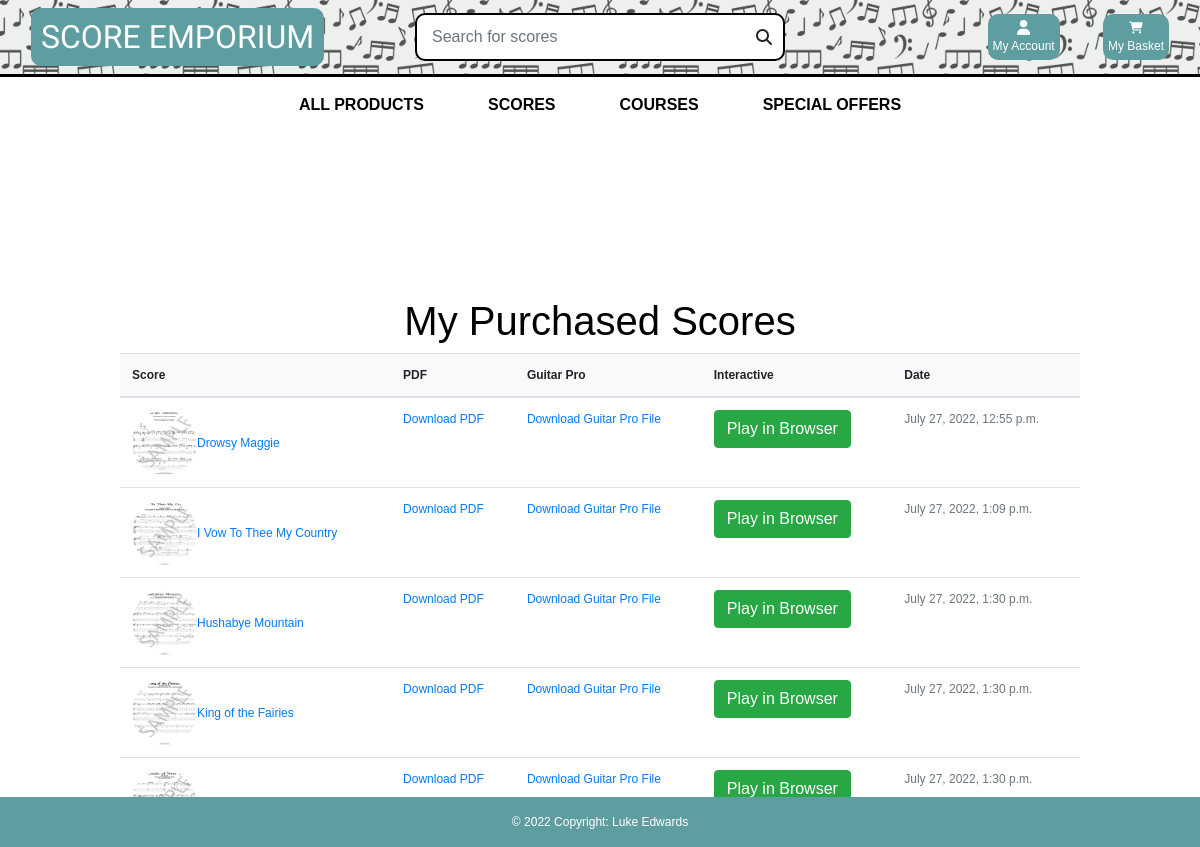
/profile/ (signed in), run on the app's committed database.
### checkout/models.py (models this page shows, shortened)
class OrderLineItem(models.Model):
    order = models.ForeignKey(Order, null=False, blank=False, on_delete=models.CASCADE, related_name='lineitems')
    product = models.ForeignKey(Product, null=False, blank=False, on_delete=models.CASCADE)
    lineitem_total = models.DecimalField(max_digits=6, decimal_places=2, null=False, blank=False, editable=False)

class Order(models.Model):
    order_number = models.CharField(max_length=32, null=False, editable=False)
    user_profile = models.ForeignKey(UserProfile, on_delete=models.SET_NULL,
                                     null=True, blank=True, related_name='orders')
    username = models.CharField(max_length=32, null=False, editable=False)
    full_name = models.CharField(max_length=50, null=False, blank=False)
    email = models.EmailField(max_length=254, null=False, blank=False)
    phone_number = models.CharField(max_length=20, null=False, blank=False)
    date = models.DateTimeField(auto_now_add=True)
    order_total = models.DecimalField(max_digits=10, decimal_places=2, null=False, default=0)

### products/models.py (models this page shows, shortened)
class Product(models.Model):
    genre = models.ForeignKey('Genre', null=True, blank=True, on_delete=models.SET_NULL)
    difficulty = models.ForeignKey('Difficulty', null=True, blank=True, on_delete=models.SET_NULL)
    sku = models.CharField(max_length=254, null=True, blank=True)
    name = models.CharField(max_length=254)
    description = models.TextField()
    price = models.DecimalField(max_digits=6, decimal_places=2)
    rating = models.DecimalField(max_digits=6, decimal_places=2, null=True, blank=True)
    image_url = models.URLField(max_length=1024, null=True, blank=True)
    image = models.ImageField(null=True, blank=True,)
    vendor = models.CharField(max_length=254, null=True)
    PDF = models.FileField(null=True,)
    Guitar_Pro_Unlocked = models.FileField(null=True,)
    Guitar_Pro_Locked = models.FileField(null=True,)
    video = models.URLField(max_length=1024, null=True, blank=True)

### user_profile/views.py (the view)
# urls.py: path('profile/', include('user_profile.urls')),
def user_profile(request):
    profile = get_object_or_404(UserProfile, user=request.user)
    products = Product.objects.all()
    orders = profile.orders.all()
    context = {
        'products': products,
        'profile': profile,
        'orders': orders
    }
    return render(request, 'user_profile/profile.html', context)

### cart/contexts.py (called while the page is built, shortened)
def cart_contents(request):
    cart_items = []
    total = 0
    product_count = 0
    cart = request.session.get('cart', {})
    total = total
    context = {
        'cart_items': cart_items,
        'total': total,
        'product_count': product_count,
    }
    return context

### user_profile/templates/user_profile/profile.html (shortened to what this page needs)
{% extends "base.html" %}
{% load static %}
{% block page_header %}
    <div class="container header-container">
    </div>
{% endblock %}
{% block content %}
<div class="container text-black">
    <h1 class="text-center">My Purchased Scores</h1>
    <div class="row">
      <table class="table align-middle mb-0 bg-white">
        <thead class="bg-light">
          <tr>
            <th>Score</th>
            <th>PDF</th>
            <th>Guitar Pro</th>
            <th>Interactive</th>
            <th>Date</th>
          </tr>
        </thead>
        <tbody>
          {% for order in orders %}
            {% for item in order.lineitems.all%}
          <tr>
            <td>
              <div class="d-flex align-items-center">
                <img
                    src="/media/{{item.product.image}}"
                    alt="{{item.product.name}}"
                    style="width: 65px; height: 65px"
                    class="rounded-circle"
                    />
                <div class="ms-3">
                  <a href="{% url 'product_detail' item.product.id %}">
                    {{item.product.name}}
                    </a>
                </div>
              </div>
            </td>
            <td>
              <a href="/media/{{item.product.PDF}}" target="_blank">Download PDF</a>
            </td>
            <td>
              <a href="/media/{{item.product.Guitar_Pro_Locked}}" target="_blank">Download Guitar Pro File</a>
            </td>
            <td>
              <span><a href="{% url 'guitar_pro' item.product.id%}" class="btn btn-success">Play in Browser</a></span>
            </td>
            <td>
              <span class="text-muted">{{order.date}}</span>
            </td>
          </tr>
          {%endfor%}
          {%endfor%}
        </tbody>
      </table>
    </div>
  </div>
{% endblock %}

### static/css/base.css (style rules this page uses)
html { height: 100%; }
body { height: 100%; min-height: 100%; margin: 0; padding-bottom: 30px; }
body { background-size: cover; height: calc(100vh - 164px); color: black !important; font-family: 'Helvetica'; }
.text-black { color: #000 !important; }
@media (min-width: 1200px) { .container { max-width: 80%; } }
@media (min-width: 992px) { .header-container { padding-top: 164px; } }

### static/css/scores.css (style rules this page uses)
body { font-family: Arial, Helvetica, sans-serif; font-size: 12px; }

### data on the page
Order: date "July 27, 2022, 12:55 p.m."
OrderLineItem: product.image (picture), product.name "Drowsy Maggie"
Order: date "July 27, 2022, 1:09 p.m."
OrderLineItem: product.image (picture), product.name "I Vow To Thee My Country"
Order: date "July 27, 2022, 1:30 p.m."
OrderLineItem: product.image (picture), product.name "Hushabye Mountain"
Order: date "July 27, 2022, 1:30 p.m."
OrderLineItem: product.image (picture), product.name "King of the Fairies"
